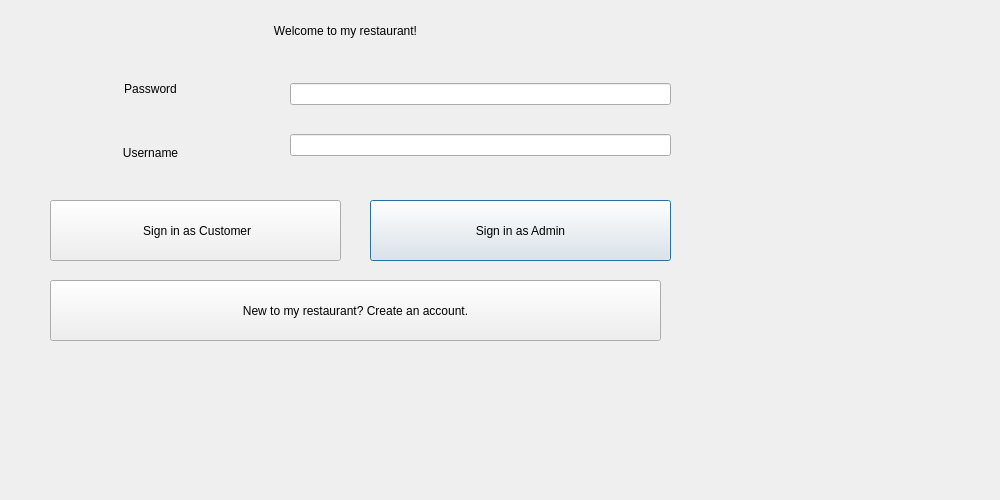
<?xml version="1.0" encoding="UTF-8"?>
<ui version="4.0">
 <class>LoginWindow</class>
 <widget class="QDialog" name="LoginWindow">
  <property name="geometry">
   <rect>
    <x>0</x>
    <y>0</y>
    <width>1000</width>
    <height>500</height>
   </rect>
  </property>
  <property name="minimumSize">
   <size>
    <width>700</width>
    <height>500</height>
   </size>
  </property>
  <property name="windowTitle">
   <string>Dialog</string>
  </property>
  <widget class="QWidget" name="verticalLayoutWidget">
   <property name="geometry">
    <rect>
     <x>290</x>
     <y>60</y>
     <width>381</width>
     <height>121</height>
    </rect>
   </property>
   <layout class="QVBoxLayout" name="verticalLayout">
    <item>
     <widget class="QLineEdit" name="usrLineEdit"/>
    </item>
    <item>
     <widget class="QLineEdit" name="pwdLineEdit">
      <property name="echoMode">
       <enum>QLineEdit::Password</enum>
      </property>
     </widget>
    </item>
   </layout>
  </widget>
  <widget class="QWidget" name="verticalLayoutWidget_2">
   <property name="geometry">
    <rect>
     <x>60</x>
     <y>60</y>
     <width>181</width>
     <height>121</height>
    </rect>
   </property>
   <layout class="QVBoxLayout" name="verticalLayout_2">
    <item>
     <widget class="QLabel" name="label_2">
      <property name="text">
       <string>Password</string>
      </property>
      <property name="alignment">
       <set>Qt::AlignCenter</set>
      </property>
     </widget>
    </item>
    <item>
     <widget class="QLabel" name="label">
      <property name="text">
       <string>Username</string>
      </property>
      <property name="alignment">
       <set>Qt::AlignCenter</set>
      </property>
     </widget>
    </item>
   </layout>
  </widget>
  <widget class="QLabel" name="label_3">
   <property name="geometry">
    <rect>
     <x>100</x>
     <y>10</y>
     <width>491</width>
     <height>41</height>
    </rect>
   </property>
   <property name="text">
    <string>Welcome to my restaurant!</string>
   </property>
   <property name="alignment">
    <set>Qt::AlignCenter</set>
   </property>
  </widget>
  <widget class="QPushButton" name="signInBtn_admin">
   <property name="geometry">
    <rect>
     <x>370</x>
     <y>200</y>
     <width>301</width>
     <height>61</height>
    </rect>
   </property>
   <property name="minimumSize">
    <size>
     <width>0</width>
     <height>0</height>
    </size>
   </property>
   <property name="text">
    <string>Sign in as Admin</string>
   </property>
  </widget>
  <widget class="QPushButton" name="signInBtn_customer">
   <property name="geometry">
    <rect>
     <x>50</x>
     <y>200</y>
     <width>291</width>
     <height>61</height>
    </rect>
   </property>
   <property name="text">
    <string> Sign in as Customer</string>
   </property>
  </widget>
  <widget class="QPushButton" name="signUpBtn">
   <property name="geometry">
    <rect>
     <x>50</x>
     <y>280</y>
     <width>611</width>
     <height>61</height>
    </rect>
   </property>
   <property name="text">
    <string>New to my restaurant? Create an account.</string>
   </property>
  </widget>
 </widget>
 <resources/>
 <connections/>
</ui>
